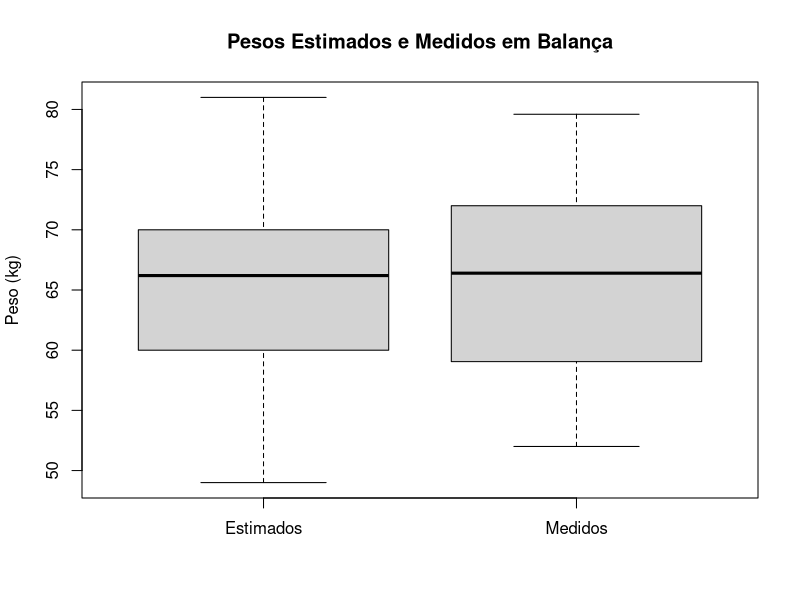
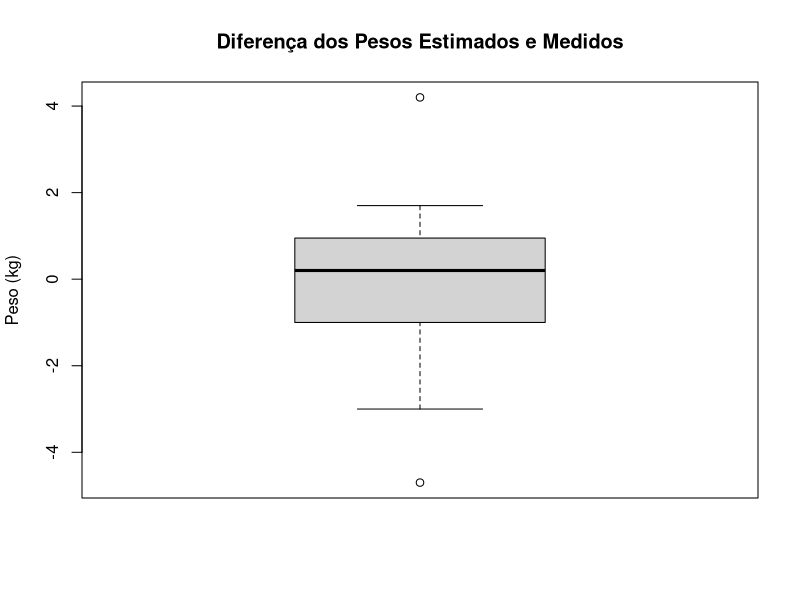

Source code (R) for these figures, in order: (Note: this script raises an error after producing the figures.)
## ---- chunk 1
knitr::opts_chunk$set(echo = TRUE)
## ---- chunk 2
#Ler dados de entrada
dados <- read.table("dados.csv", header=TRUE, sep=",");
aggdata <- aggregate(dados$Peso~dados$Fonte,data=dados,FUN=mean);
summary(aggdata);

#Separando
estimados <- c(0);
ei <- 1;
medidos <- c(0);
mi <- 1;
for (i in seq(1:22)) {
  if (dados$Fonte[i] == 'Estimado') {
    estimados[ei] <- dados$Peso[i];
    ei <- ei + 1;
  } else {
    medidos[mi] <- dados$Peso[i];
    mi <- mi + 1;
  }
}

#Boxplot Pesos Estimados e Medidos em Balança
boxplot(estimados, medidos, ylab="Peso (kg)",
        names=c("Estimados","Medidos"), col = "lightgray",
        main="Pesos Estimados e Medidos em Balança");
## ---- chunk 3
#Boxplot Diferença dos Pesos Estimados e Medidos
diffPesos <- estimados - medidos;
boxplot(diffPesos, ylab="Peso (kg)",
        names=c("Diferença"), col = "lightgray",
        main="Diferença dos Pesos Estimados e Medidos")
## ---- chunk 4
#Teste t pareado
t.test(dados$Peso~dados$Fonte, paired=T, data=aggdata)
